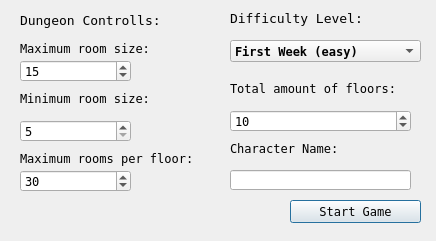
<?xml version="1.0" encoding="UTF-8"?>
<ui version="4.0">
 <class>GalinaSnakeStrangelingEperimentSetup</class>
 <widget class="QDialog" name="GalinaSnakeStrangelingEperimentSetup">
  <property name="geometry">
   <rect>
    <x>0</x>
    <y>0</y>
    <width>436</width>
    <height>241</height>
   </rect>
  </property>
  <property name="windowTitle">
   <string>Dialog</string>
  </property>
  <widget class="QLabel" name="label">
   <property name="geometry">
    <rect>
     <x>20</x>
     <y>10</y>
     <width>47</width>
     <height>13</height>
    </rect>
   </property>
   <property name="text">
    <string/>
   </property>
  </widget>
  <widget class="QComboBox" name="difficulty_level">
   <property name="geometry">
    <rect>
     <x>230</x>
     <y>40</y>
     <width>191</width>
     <height>22</height>
    </rect>
   </property>
   <property name="font">
    <font>
     <family>Terminal</family>
     <weight>75</weight>
     <bold>true</bold>
    </font>
   </property>
   <item>
    <property name="text">
     <string>First Week (easy)</string>
    </property>
   </item>
   <item>
    <property name="text">
     <string>Midterms (normal)</string>
    </property>
   </item>
   <item>
    <property name="text">
     <string>Finals (hard)</string>
    </property>
   </item>
  </widget>
  <widget class="QLabel" name="label_2">
   <property name="geometry">
    <rect>
     <x>230</x>
     <y>10</y>
     <width>181</width>
     <height>16</height>
    </rect>
   </property>
   <property name="font">
    <font>
     <family>Terminal</family>
     <pointsize>10</pointsize>
    </font>
   </property>
   <property name="text">
    <string>Difficulty Level:</string>
   </property>
  </widget>
  <widget class="QLabel" name="label_3">
   <property name="geometry">
    <rect>
     <x>20</x>
     <y>10</y>
     <width>221</width>
     <height>20</height>
    </rect>
   </property>
   <property name="font">
    <font>
     <family>Terminal</family>
     <pointsize>10</pointsize>
    </font>
   </property>
   <property name="text">
    <string>Dungeon Controlls:</string>
   </property>
  </widget>
  <widget class="QSpinBox" name="max_roomsize">
   <property name="geometry">
    <rect>
     <x>20</x>
     <y>60</y>
     <width>111</width>
     <height>22</height>
    </rect>
   </property>
   <property name="font">
    <font>
     <family>Terminal</family>
    </font>
   </property>
   <property name="minimum">
    <number>5</number>
   </property>
   <property name="maximum">
    <number>30</number>
   </property>
   <property name="singleStep">
    <number>1</number>
   </property>
   <property name="value">
    <number>15</number>
   </property>
  </widget>
  <widget class="QSpinBox" name="min_roomsize">
   <property name="geometry">
    <rect>
     <x>20</x>
     <y>120</y>
     <width>111</width>
     <height>22</height>
    </rect>
   </property>
   <property name="font">
    <font>
     <family>Terminal</family>
    </font>
   </property>
   <property name="minimum">
    <number>5</number>
   </property>
   <property name="maximum">
    <number>29</number>
   </property>
   <property name="value">
    <number>5</number>
   </property>
  </widget>
  <widget class="QSpinBox" name="rooms_per_floor">
   <property name="geometry">
    <rect>
     <x>20</x>
     <y>170</y>
     <width>111</width>
     <height>22</height>
    </rect>
   </property>
   <property name="font">
    <font>
     <family>Terminal</family>
    </font>
   </property>
   <property name="value">
    <number>30</number>
   </property>
  </widget>
  <widget class="QSpinBox" name="floors_total">
   <property name="geometry">
    <rect>
     <x>230</x>
     <y>110</y>
     <width>181</width>
     <height>22</height>
    </rect>
   </property>
   <property name="font">
    <font>
     <family>Terminal</family>
    </font>
   </property>
   <property name="minimum">
    <number>2</number>
   </property>
   <property name="value">
    <number>10</number>
   </property>
  </widget>
  <widget class="QLabel" name="label_4">
   <property name="geometry">
    <rect>
     <x>20</x>
     <y>40</y>
     <width>201</width>
     <height>16</height>
    </rect>
   </property>
   <property name="font">
    <font>
     <family>Terminal</family>
     <pointsize>9</pointsize>
    </font>
   </property>
   <property name="text">
    <string>Maximum room size:</string>
   </property>
  </widget>
  <widget class="QLineEdit" name="character_name">
   <property name="geometry">
    <rect>
     <x>230</x>
     <y>170</y>
     <width>181</width>
     <height>20</height>
    </rect>
   </property>
   <property name="font">
    <font>
     <family>Terminal</family>
    </font>
   </property>
  </widget>
  <widget class="QLabel" name="label_5">
   <property name="geometry">
    <rect>
     <x>230</x>
     <y>80</y>
     <width>201</width>
     <height>16</height>
    </rect>
   </property>
   <property name="font">
    <font>
     <family>Terminal</family>
     <pointsize>9</pointsize>
    </font>
   </property>
   <property name="text">
    <string>Total amount of floors:</string>
   </property>
  </widget>
  <widget class="QPushButton" name="start_game">
   <property name="geometry">
    <rect>
     <x>290</x>
     <y>200</y>
     <width>131</width>
     <height>23</height>
    </rect>
   </property>
   <property name="font">
    <font>
     <family>Terminal</family>
     <pointsize>9</pointsize>
    </font>
   </property>
   <property name="text">
    <string>Start Game</string>
   </property>
  </widget>
  <widget class="QLabel" name="label_6">
   <property name="geometry">
    <rect>
     <x>20</x>
     <y>90</y>
     <width>221</width>
     <height>16</height>
    </rect>
   </property>
   <property name="font">
    <font>
     <family>Terminal</family>
     <pointsize>9</pointsize>
    </font>
   </property>
   <property name="text">
    <string>Minimum room size:</string>
   </property>
  </widget>
  <widget class="QLabel" name="label_7">
   <property name="geometry">
    <rect>
     <x>20</x>
     <y>150</y>
     <width>211</width>
     <height>16</height>
    </rect>
   </property>
   <property name="font">
    <font>
     <family>Terminal</family>
     <pointsize>9</pointsize>
    </font>
   </property>
   <property name="text">
    <string>Maximum rooms per floor:</string>
   </property>
  </widget>
  <widget class="QLabel" name="label_8">
   <property name="geometry">
    <rect>
     <x>230</x>
     <y>140</y>
     <width>201</width>
     <height>16</height>
    </rect>
   </property>
   <property name="font">
    <font>
     <family>Terminal</family>
     <pointsize>9</pointsize>
    </font>
   </property>
   <property name="text">
    <string>Character Name:</string>
   </property>
  </widget>
 </widget>
 <resources/>
 <connections/>
</ui>
